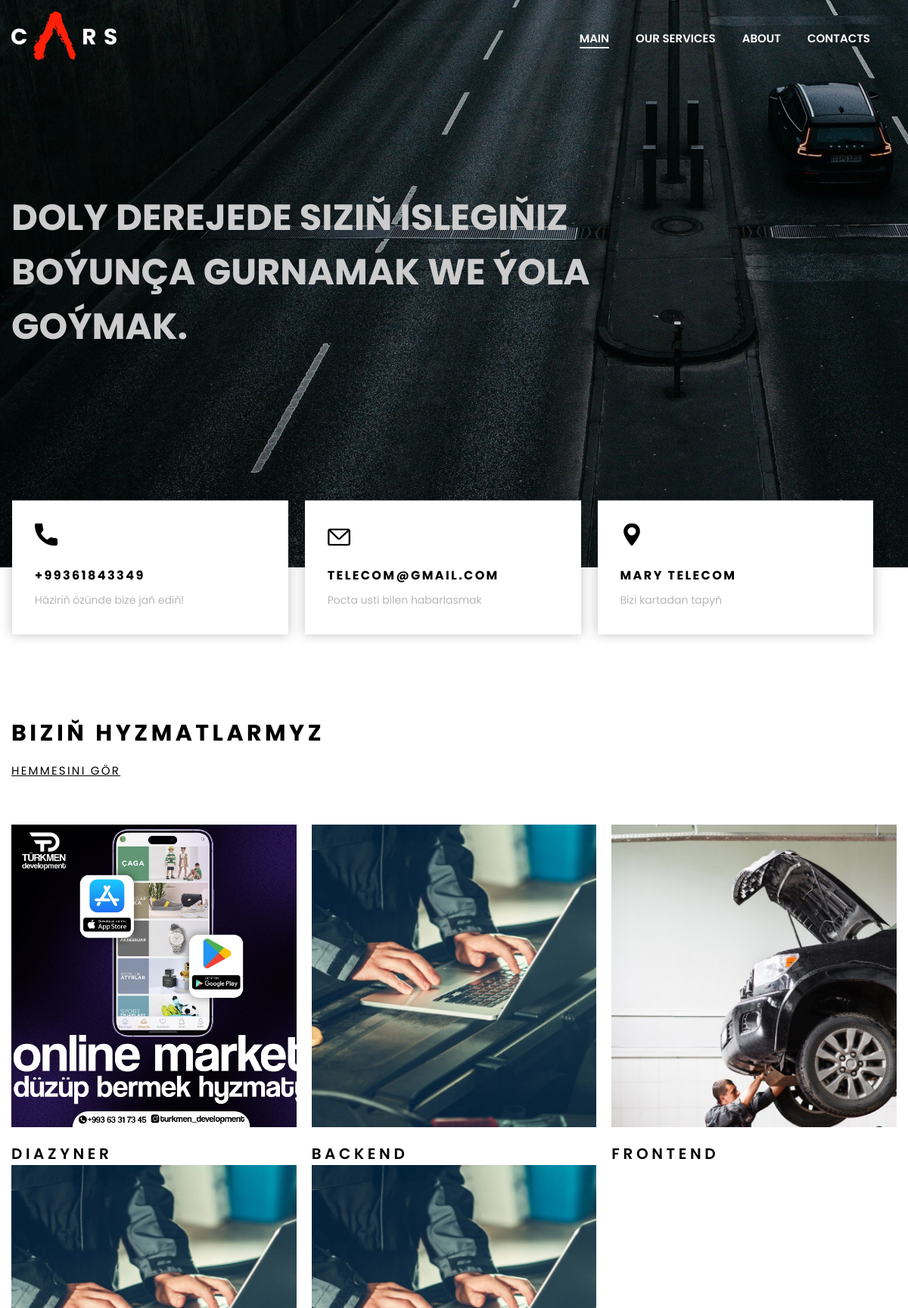
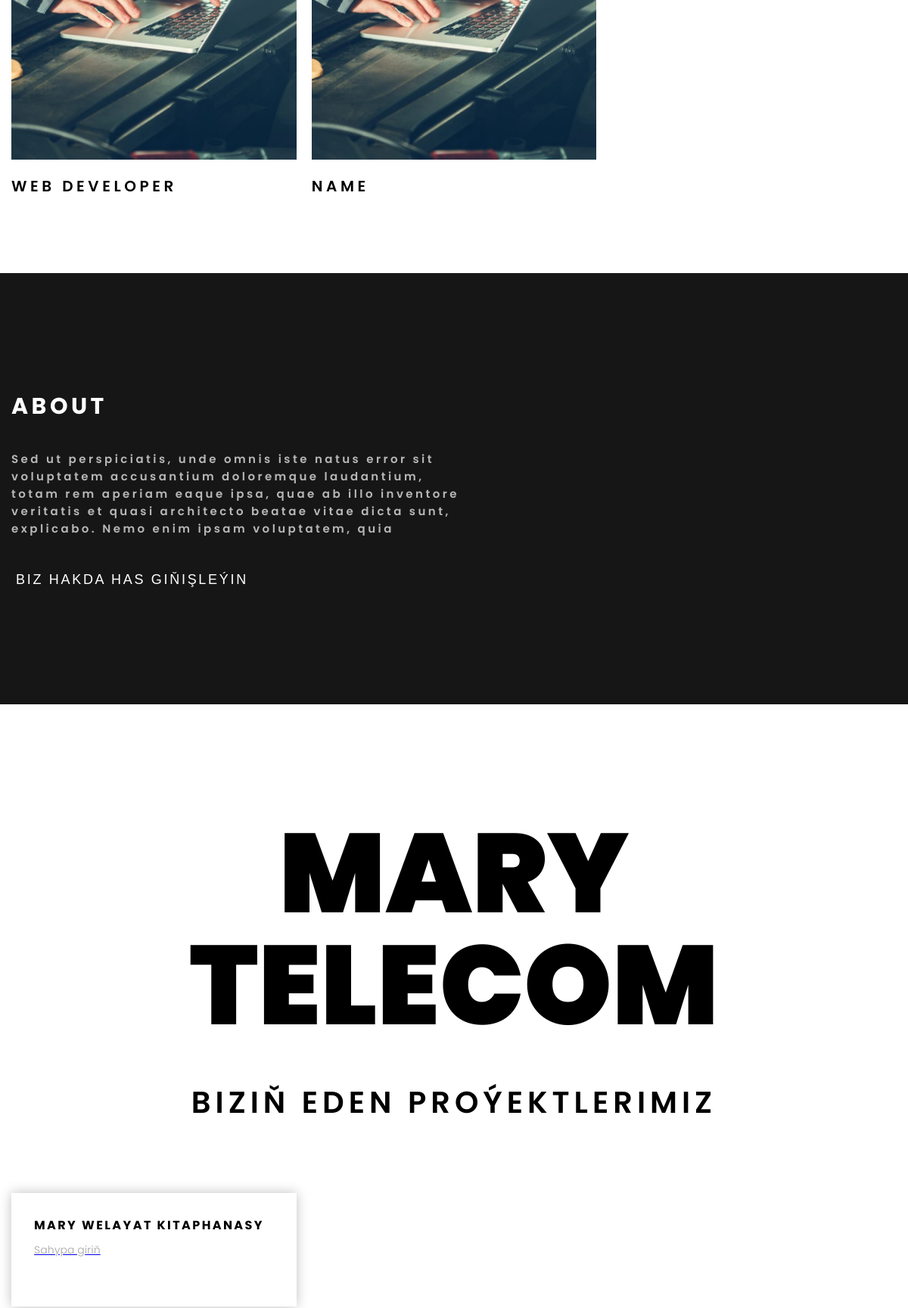
The page / (upper part) on the database its author committed (2 pictures, top to bottom).
### apps/models.py (models this page shows, shortened)
class Settings(models.Model):
    phone = models.CharField(max_length=120)
    email = models.EmailField()
    addres  = models.CharField(max_length=200)
    instagram = models.URLField(max_length=250)
    linkeding = models.URLField(max_length=250)
    facebook = models.URLField(max_length=250)
    class Meta:
        verbose_name = "Sazlamalar"
        verbose_name_plural = "Sazlamalar"

class Services(models.Model):
    title = models.CharField(max_length=120)
    image = models.ImageField(upload_to='services')
    description = models.TextField()
    class Meta:
        verbose_name = "Hyzmatlarymyz"
        verbose_name_plural = "Hyzmatlarymyz"

class About(models.Model):
    title = models.CharField(max_length=250)
    image = models.ImageField(upload_to='about')
    description = models.TextField()
    class Meta:
        verbose_name = "Biz hakynda"
        verbose_name_plural = "Biz hakynda"

class WorkOur(models.Model):
    title = models.CharField(max_length=120)
    title_addres = models.CharField(max_length=150)
    addres = models.URLField(max_length=200)
    class Meta:
        verbose_name = "Edilen işler"
        verbose_name_plural = "Edilen işelr"

### apps/views.py (the view)
# urls.py: path('', views.index, name='index')
def index(request):
    settings = Settings.objects.all()
    about = About.objects.all()
    work = WorkOur.objects.all()
    service = Services.objects.all()
    context = {
        'settings': settings,
        'about': about,
        'work': work,
        'service': service
    }
    return render(request, 'index.html', context)

### templates/index.html (shortened to what this page needs)
{% load static %}
<!doctype html>
<html lang="en">
<head>
    <link rel="stylesheet" href="{% static 'css/style.css' %}">
    <link rel="stylesheet" href="{% static 'css/media.css' %}">
</head>
<body>
<header class="header">
    <div class="container">
        <div class="header__wrapper">
            <div class="header__block">
                <a href="/" class="header__logo">
                    <img src="{% static 'img/logo.png' %}" alt="">
                </a>
            </div>
            <nav class="nav">
                <a href="#" class="nav__link active">Main</a>
                <a href="#frame" class="nav__link">Our services</a>
                <a href="#about" class="nav__link">About</a>
                <a href="#" class="nav__link">Contacts</a>
            </nav>
        </div>
    </div>
</header>
<section class="intro" style="background-image:url('{% static 'img/intro_bg.jpg' %}');">
    <div class="container">
        <div class="intro__content">
            <div class="intro__block">
                <h1 class="intro__title">
                    Doly derejede siziň islegiňiz boýunça gurnamak
                    we ýola goýmak.
                </h1>
            </div>
        </div>
    </div>
</section>
<section class="info">
    <div class="container">
        {% for s in settings %}
        <div class="wrapper">
            <div class="block__responsive">
                <div class="info__item">
                    <div class="info__img">
                        <img src="{% static 'img/phone.svg' %}" alt="">
                    </div>
                    <h4 class="info__title">
                        {{s.phone}}
                    </h4>
                    <p class="info__text">
                        Häziriň özünde bize jaň ediň!
                    </p>
                </div>
            </div>
            <div class="block__responsive">
                <div class="info__item">
                    <div class="info__img">
                        <img src="{% static 'img/mail.svg' %}" alt="">
                    </div>
                    <h4 class="info__title">
                        {{s.email}}
                    </h4>
                    <p class="info__text">
                        Pocta usti bilen habarlasmak
                    </p>
                </div>
            </div>
            <div class="block__responsive">
                <div class="info__item">
                    <div class="info__img">
                        <img src="{% static 'img/pin.svg' %}" alt="">
                    </div>
                    <h4 class="info__title">
                        {{s.addres}}
                    </h4>
                    <p class="info__text">
                        Bizi kartadan tapyň
                    </p>
                </div>
            </div>
        </div>
        {% endfor %}
    </div>
</section>
<section class="section" id="frame">
    <div class="container">
        <h2 class="block__title">
            BIZIŇ HYZMATLARMYZ
        </h2>
        <a href="#" class="block__link">
            Hemmesini gör
        </a>
        <div class="wrapper">
            {% for s in service %}
            <div class="block">
                <span class="services__item">
                    <div class="services__content" style="background-image:url('{{s.image.url}}');">
                    </div>
                    <h3 class="services__title">
                        {{s.title}}
                    </h3>
                </span>
            </div>
            {% endfor %}
        </div>
    </div>
</section>
<section class="section about" id="about">
    {% for a in about %}
    <div class="container">
        <div class="about__wrapper">
            <div class="about__block">
                <h2 class="block__title text-white">
                    {{a.title}}
                </h2>
                <p class="about__text" id="auto_height">
                    {{a.description}}
                </p>
                <button class="about__link" id="scroll_list">
                    Biz hakda has giňişleýin
                </button>
            </div>
        </div>
    </div>
    {% endfor %}
</section>
<section class="section process">
    <div class="container">
        <h2 class="process__title">Mary Telecom</h2>
        <h3 class="process__subtitle">Biziň eden proýektlerimiz</h3>
        <div class="wrapper">
            {% for w in work %}
            <div class="block">
                <div class="process__item">
                    <h4 class="info__title">{{w.title}}</h4>
                    <a href="{{w.addres}}"><p class="info__text">
                        {{w.title_addres}}
                    </p></a>
                </div>
            </div>
            {% endfor %}
        </div>
    </div>
</section>
</body>
</html>

### static/css/style.css (style rules this page uses)
*, *:before, *:after { box-sizing: border-box; }
html { scroll-behavior: smooth; }
body { margin: 0; font-family: 'Poppins', sans-serif; font-size: 15px; }
h1, h2, h3, h4, h5, h6 { margin: 0; }
p { margin: 0 0 5px; }
.container { max-width: 1230px; width: 100%; padding: 0 15px; margin: 0 auto; }
.header { width: 100%; position: absolute; top: 0; left: 0; z-index: 1; }
.header__wrapper { height: 100px; display: flex; align-items: center; justify-content: space-between; }
.header__block { width: 20%; }
.header__logo { display: inline-block; }
.header__logo img { height: 65px; }
.nav { display: flex; }
.nav__link { margin-right: 35px; color: white; text-transform: uppercase; text-decoration: none; font-weight: 600; position: relative; }
.nav__link:after { width: 100%; height: 2px; background-color: #fff; position: absolute; top: 100%; left: 0; content: ''; opacity: 0; transition: opacity .2s ease; }
.nav__link.active:after { opacity: 1; }
.intro { background-repeat: no-repeat; background-size: cover; position: relative; }
.intro:after { width: 100%; height: 100%; position: absolute; top: 0; left: 0; background-color: #000; opacity: .2; content: ''; }
.intro__content { height: 750px; display: flex; align-items: center; position: relative; z-index:0; }
.intro__title { max-width: 790px; margin-bottom: 30px; font-size: 48px; font-weight: 700; color: white; line-height: 1.5; text-transform: uppercase; }
.section { margin-bottom: 100px; overflow: hidden; }
.section.process { padding-top: 50px; }
.info { transform: translateY(-50%); }
.info__item { background-color: #fff; box-shadow: 0 0 15px rgba(0, 0, 0, 0.25); padding: 40px 40px 30px; }
.info__img { margin-bottom: 20px; }
.info__img img { height: 30px; }
.info__title { margin-bottom: 10px; font-size: 18px; letter-spacing: 0.15em; text-transform: uppercase; }
.info__text { font-size: 18px; color: #B7B7B7; }
.block__title { margin-bottom: 15px; font-size: 30px; letter-spacing: 0.15em; text-transform: uppercase; }
.block__title.text-white { color: #fff; }
.block__link { margin-bottom: 60px; display: inline-block; letter-spacing: 0.15em; color: #000; text-transform: uppercase; }
.wrapper { display: flex; flex-wrap: wrap; margin: 0 -10px; }
.block__responsive { width: 32.33333%; margin:10px 1px; padding: 0 10px; }
.block { width: 33.3333333%; padding: 0 10px; }
.services__item { text-decoration: none; }
.services__content { height: 400px; overflow: hidden; background-color: inherit; margin-bottom: 20px; background-repeat: no-repeat; background-size: cover; position: relative; }
.services__content:after { width: 100%; height: 100%; background-color: #000; opacity: 0; position: absolute; top: 0; left: 0; content: ''; transition: opacity .2s ease; }
.services__title { font-size: 20px; font-weight: 600; letter-spacing: 0.23em; color: #000; text-transform: uppercase; }
.about { padding: 115px 0; background-color: #171616; }
.about__wrapper { display: flex; align-items: center; justify-content: space-between; }
.about__block { max-width: 605px; }
.about__text { margin: 35px 0 40px; font-weight: 600; color: #B7B7B7; height:120px; overflow:hidden; letter-spacing: 0.23em; transition:0.3s; }
.about__link { color: #fff; background-color: inherit; outline:0; border:0; cursor:pointer; font-size: 18px; font-weight: 500; letter-spacing: 0.15em; text-transform: uppercase; }
.process__title { margin-bottom: 50px; font-size: 148px; font-weight: 900; text-transform: uppercase; text-align: center; line-height: 1; }
.process__subtitle { margin-bottom: 90px; font-size: 40px; font-weight: 600; text-transform: uppercase; letter-spacing: 0.15em; text-align: center; }
.process__item { padding: 30px 30px 15px; height: 100%; min-height: 150px; background: #FFFFFF; box-shadow: 0 0 15px rgba(0, 0, 0, 0.25); }

### static/css/media.css (style rules this page uses)
@media (max-width: 1260px) { .info__item { padding: 30px; } }
@media (max-width: 1260px) { .info__title { font-size: 16px; } }
@media (max-width: 1260px) { .info__text { font-size: 14px; } }

### rows shown on the page
Settings: phone "+99361843349", email "TELECOM@GMAIL.COM", addres "MARY TELECOM"
Services: image (picture), title "DIAZYNER"
Services: image (picture), title "BACKEND"
Services: image (picture), title "FRONTEND"
Services: image (picture), title "WEB DEVELOPER"
Services: image (picture), title "NAME"
About: title "ABOUT", description "Sed ut perspiciatis, unde omnis iste natus error sit voluptatem accusantium doloremque laudantium, totam rem aperiam eaque ipsa, quae ab illo inventore veritatis et quasi architecto beatae vitae dicta sunt, explicabo. Nemo enim ipsam voluptatem, quia…"
WorkOur: title "MARY WELAYAT KITAPHANASY", title_addres "Sahypa giriň"
